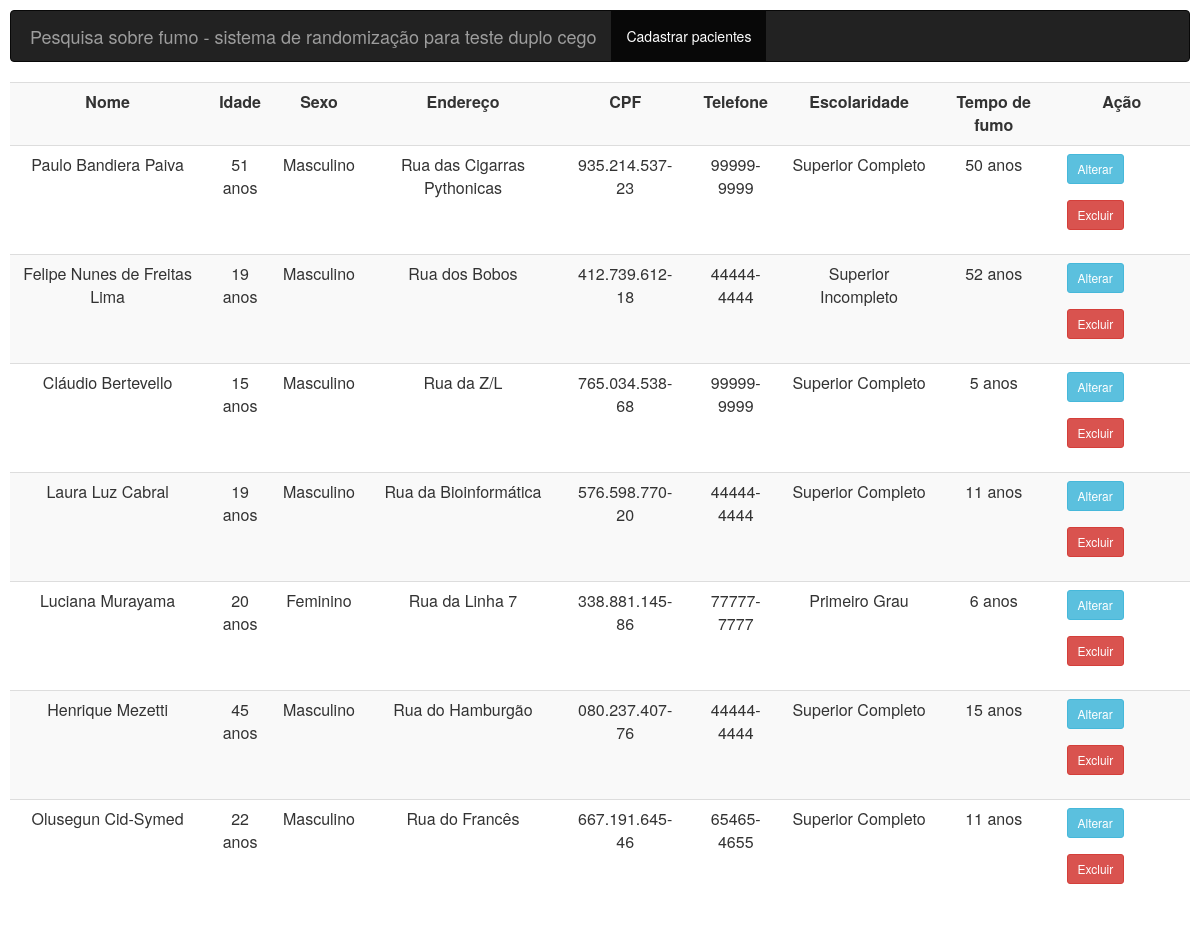
The page / on the database its author committed.
### tables this page shows
CREATE TABLE `pacientes` (
  `id` int(11) unsigned NOT NULL AUTO_INCREMENT,
  `idade` int(11) DEFAULT NULL,
  `sexo` enum('Feminino','Masculino') DEFAULT NULL,
  `endereco` varchar(255) DEFAULT NULL,
  `cpf` varchar(11) DEFAULT NULL,
  `telefone` varchar(11) DEFAULT NULL,
  `escolaridade` int(11) DEFAULT NULL,
  `tempoDeFumo` int(11) DEFAULT NULL,
  `nome` varchar(45) DEFAULT NULL,
  PRIMARY KEY (`id`),
  UNIQUE KEY `cpf_UNIQUE` (`cpf`)
);

CREATE TABLE `escolaridade` (
  `id` int(11) NOT NULL,
  `escolaridade` varchar(45) DEFAULT NULL,
  PRIMARY KEY (`id`)
);

### database.php (called while the page is built, shortened)
<?php
Class Database {
    private $conexao;
    public function __construct(){
        $this->conexao = new mysqli('localhost','root','1234','php_work');
    }
    public function getPacientes(){
        return $this->conexao->query("SELECT * FROM pacientes");
    }
    public function getEscolaridades(){
        return $this->conexao->query("SELECT * FROM escolaridade");
    }
}

### utils.php (called while the page is built)
<?php
class Utils {
    public static function formatCPF($cpf){
        $parte_um     = substr($cpf, 0, 3);
        $parte_dois   = substr($cpf, 3, 3);
        $parte_tres   = substr($cpf, 6, 3);
        $parte_quatro = substr($cpf, 9, 2);
        $monta_cpf = "$parte_um.$parte_dois.$parte_tres-$parte_quatro";
        return $monta_cpf;
    }
    public static function formatYear($years){
        if($years != 1)
            return $years." anos";
        else
            return $years." ano";
    }
    public static function formatCellphone($telefone){
        return substr($telefone,0,5)."-".substr($telefone,5,4);
    }
}
?>

### index.php (the view, shortened to what this page needs)
<?php
    include 'database.php';
    include 'utils.php';
 ?>
<html>
    <head>
        <link rel="stylesheet" href="https://maxcdn.bootstrapcdn.com/bootstrap/3.3.7/css/bootstrap.min.css">
        <link rel="stylesheet" href="css/stylesheet.css">
    </head>
    <body>
        <nav class="navbar navbar-inverse">
                <div class="container">
                  <div class="navbar-header">
                    <a class="navbar-brand">Pesquisa sobre fumo - sistema de randomização para teste duplo cego</a>
                  </div>
                  <div class="navbar-collapse collapse">
                    <ul class="nav navbar-nav">
                        <li class="active"><a href="cadastrar.php">Cadastrar pacientes</a></li>
                    </ul>
                  </div>
                </div>
              </nav>
        <div>
            <table class="table table-striped">
                <tr>
                    <th>Nome</th>
                    <th>Idade</th>
                    <th>Sexo</th>
                    <th>Endereço</th>
                    <th>CPF</th>
                    <th>Telefone</th>
                    <th>Escolaridade</th>
                    <th>Tempo de fumo</th>
                    <th>Ação</th>
                </tr>
                <?php
                    $db = new Database();
                    $pacientes = $db->getPacientes();
                    foreach ($pacientes as $paciente){
                        echo '<tr>';
                        echo '<td> '.$paciente["nome"].' </td>';
                        echo '<td> '.(Utils::formatYear($paciente["idade"])).'</td>';
                        echo '<td> '.$paciente["sexo"].' </td>';
                        echo '<td> '.$paciente["endereco"].' </td>';
                        echo '<td> '.(Utils::formatCPF($paciente["cpf"])).' </td>';
                        echo '<td> '.(Utils::formatCellphone($paciente["telefone"])).' </td>';
                        foreach ($db->getEscolaridades() as $escolaridade) {
                            if($escolaridade["id"] == $paciente["escolaridade"])
                                echo '<td> '.$escolaridade["escolaridade"].' </td>';
                        }
                        echo '<td> '.(Utils::formatYear($paciente["tempoDeFumo"])).' </td>';
                        echo '<td>
                                <div class="botoesLista">
                                    <form action="alterar.php" method="POST" name="alteracao">
                                        <input type="hidden" name="id" value="'.$paciente["id"].'">
                                        <input type="submit" name="acaoIndex" value="Alterar" class="btn btn-sm btn-info">
                                    </form>
                                </div>
                                <div class="botoesLista">
                                    <form method="POST">
                                        <input type="hidden" name="id" value="'.$paciente["id"].'">
                                        <input type="submit" name="acao" value="Excluir" class="btn btn-sm btn-danger">
                                    </form>
                                </div>
                            </td>';
                        echo '</tr>';
                    }
                ?>
            </table>
    </body>
</html>

### css/stylesheet.css (style rules this page uses)
body { margin: 10px 10px 10px 10px; }

### index.php (style rules this page uses)
.botoesLista { float: left; margin-right: 5px; margin-left: 5px; margin-top: 0px; margin-bottom: 0px; }
th, td { text-align: center; }

### rows shown on the page
pacientes: nome "Paulo Bandiera Paiva", idade "51 anos", sexo "Masculino", endereco "Rua das Cigarras Pythonicas", cpf "935.214.537-23", telefone "99999-9999", tempoDeFumo "50 anos"
escolaridade: escolaridade "Superior Completo"
pacientes: nome "Felipe Nunes de Freitas Lima", idade "19 anos", sexo "Masculino", endereco "Rua dos Bobos", cpf "412.739.612-18", telefone "44444-4444", tempoDeFumo "52 anos"
escolaridade: escolaridade "Superior Incompleto"
pacientes: nome "Cláudio Bertevello", idade "15 anos", sexo "Masculino", endereco "Rua da Z/L", cpf "765.034.538-68", telefone "99999-9999", tempoDeFumo "5 anos"
pacientes: nome "Laura Luz Cabral", idade "19 anos", sexo "Masculino", endereco "Rua da Bioinformática", cpf "576.598.770-20", telefone "44444-4444", tempoDeFumo "11 anos"
pacientes: nome "Luciana Murayama", idade "20 anos", sexo "Feminino", endereco "Rua da Linha 7", cpf "338.881.145-86", telefone "77777-7777", tempoDeFumo "6 anos"
escolaridade: escolaridade "Primeiro Grau"
pacientes: nome "Henrique Mezetti", idade "45 anos", sexo "Masculino", endereco "Rua do Hamburgão", cpf "080.237.407-76", telefone "44444-4444", tempoDeFumo "15 anos"
pacientes: nome "Olusegun Cid-Symed", idade "22 anos", sexo "Masculino", endereco "Rua do Francês", cpf "667.191.645-46", telefone "65465-4655", tempoDeFumo "11 anos"
